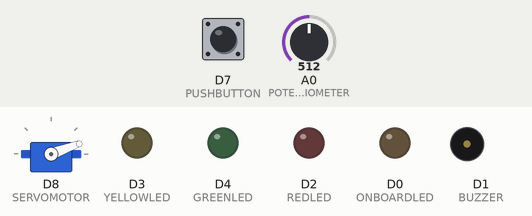
Simulated run of this sketch. Board: ESP8266 (NodeMCU). On the bench: servo, output pins drawn as LEDs (lit = HIGH), buzzer (waves = sounding). Dashed ring = blinking. The inputs (shaded band) are chosen by the test bench; at power-on: A0 (POTENTIOMETER) = 512, D7 (PUSHBUTTON) HIGH. What the sketch prints to the serial monitor is not drawn.

Above: at 1.6 s.
1.7 s: A0 (POTENTIOMETER) set to 306
At 2.8 s:
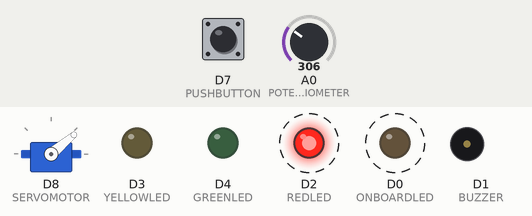
5.2 s: A0 (POTENTIOMETER) set to 122
At 5.58 s:
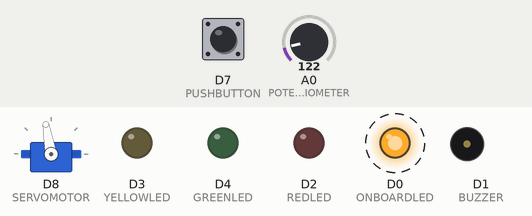
8.7 s: D7 (PUSHBUTTON) pulled LOW for 3.2 s
13.4 s: A0 (POTENTIOMETER) set to 0
At 14.02 s:
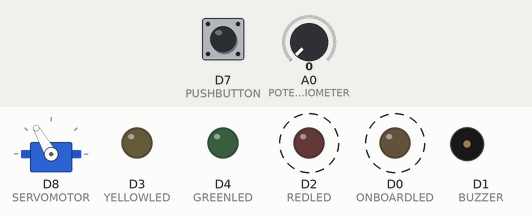
16.9 s: D7 (PUSHBUTTON) pulled LOW for 0.65 s
At 17.69 s:
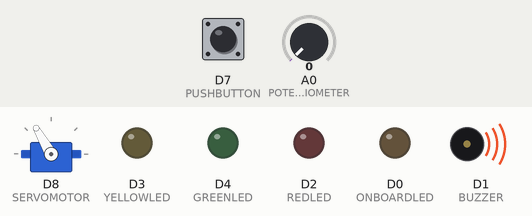
20.4 s: D7 (PUSHBUTTON) pulled LOW for 1 s
At 21.53 s:
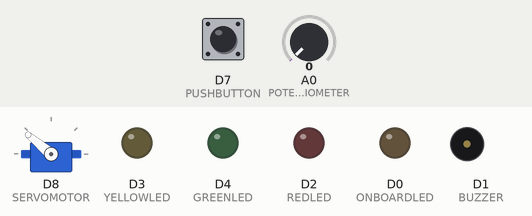
Timing chart, 0 to 27.3 s (numbered marks = the images above; inputs shaded):
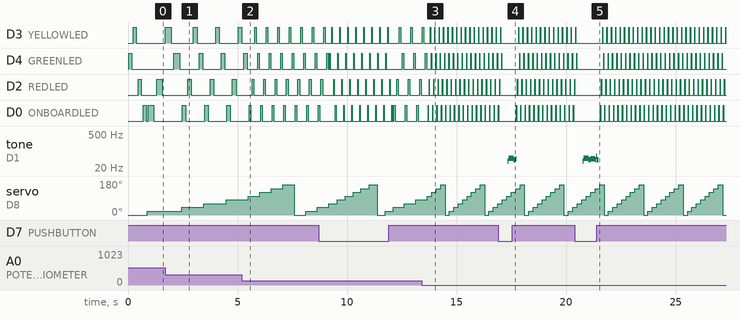

The sketch:

phase3.ino
```cpp
#include <ESP8266WiFi.h>
#include <Servo.h>

Servo myservo;  // create servo object to control a servo


#define ONBOARDLED D0
#define REDLED D2
#define YELLOWLED D3
#define GREENLED D4
#define PUSHBUTTON D7
#define BUZZER D1
#define SERVOMOTOR D8

#define POTENTIOMETER A0 // read from A0

int delay_on = 10;
int delay_off = 10;
int angle = 0;

bool resetPressed = false;  // Button
bool step1 = false;

unsigned int pot_value = 2000;

long num = 0;

void setup()
{
  Serial.begin(115200);

  pinMode(ONBOARDLED, OUTPUT);
  pinMode(REDLED, OUTPUT);
  pinMode(YELLOWLED, OUTPUT);
  pinMode(GREENLED, OUTPUT);
  pinMode(PUSHBUTTON, INPUT_PULLUP);
  pinMode(BUZZER, OUTPUT);
  myservo.attach(SERVOMOTOR);

  myservo.write(angle);
}

void blink(int pin_number, int on, int off)
{
  digitalWrite(pin_number, HIGH);
  delay(on);
  digitalWrite(pin_number, LOW);
  delay(off);
}

void loop()
{
  pot_value = analogRead(POTENTIOMETER);
  // test LED flashes
  delay_on = 10 + pot_value / 2;
  delay_off = 10 + pot_value / 6;

  Serial.print("Potentiometer value : ");
  Serial.print(pot_value);
  Serial.print(" -- Pushbutton value : ");

  if(resetPressed) {
    blink(BUZZER, 20, 10);
    blink(ONBOARDLED, delay_on, delay_off);
    blink(BUZZER, 20, 10);
    blink(REDLED, delay_on, delay_off);
    blink(BUZZER, 20, 10);
    blink(YELLOWLED, delay_on, delay_off);
    blink(BUZZER, 20, 10);
    blink(GREENLED, delay_on, delay_off);
  } else {
    blink(BUZZER, 10, 5);
    blink(BUZZER, 10, 5);
    blink(GREENLED, delay_on/2, delay_off/2);
    blink(BUZZER, 20, 5);
    blink(BUZZER, 10, 5);
    blink(YELLOWLED, delay_on/2, delay_off/2);
    blink(BUZZER, 20, 5);
    blink(BUZZER, 10, 5);
    blink(REDLED, delay_on/2, delay_off/2);
    blink(BUZZER, 20, 5);
    blink(BUZZER, 10, 5);
    blink(ONBOARDLED, delay_on/2, delay_off/2);
    blink(BUZZER, 10, 5);
  }

  myservo.write((angle += 20) % 180);


  if(digitalRead(PUSHBUTTON))
    Serial.println(++num);
  else
    Serial.println(--num);


  if (digitalRead(PUSHBUTTON) && !resetPressed) {
    Serial.print("Potentiometer Reading : ");
    Serial.println(analogRead(POTENTIOMETER));
    resetPressed = true;


  }

  if (!digitalRead(PUSHBUTTON) && resetPressed) {
    resetPressed = false;
  }

}
```

Measured:
- after the input at 1.7 s, D2 (REDLED): alternates HIGH for 0.16 s and LOW for 0.85 s, starting after 1.0 s; D0 (ONBOARDLED): alternates HIGH for 0.16 s and LOW for 0.85 s, starting after 0.94 s
- after the input at 5.2 s, D3 (YELLOWLED): alternates HIGH for 0.07 s and LOW for 0.45 s, starting after 0.59 s; D2 (REDLED): alternates HIGH for 0.07 s and LOW for 0.45 s, starting after 0.46 s; D0 (ONBOARDLED): alternates HIGH for 0.07 s and LOW for 0.45 s, starting after 0.40 s
- after the input at 13.4 s, D2 (REDLED): alternates HIGH for 0.01 s and LOW for 0.19 s, starting after 0.35 s; D0 (ONBOARDLED): alternates HIGH for 0.01 s and LOW for 0.19 s, starting after 0.31 s
- after the input at 16.9 s, tone on D1 (BUZZER): plays 38 Hz for 0.04 s, 50 Hz for 0.24 s, 43 Hz for 0.08 s, 48 Hz for 0.04 s, starting after 0.44 s
- after the input at 20.4 s, tone on D1 (BUZZER): plays 38 Hz for 0.04 s, 50 Hz for 0.24 s, 43 Hz for 0.08 s, 49 Hz for 0.20 s, 43 Hz for 0.04 s, 60 Hz for 0.04 s … (7 notes in this stretch), starting after 0.37 s
- by itself, D3 (YELLOWLED): repeats every 1.0 s: HIGH 0.16 s, LOW 0.85 s
- by itself, servo on D8 (SERVOMOTOR): repeats every 1.8 s: 80° 0.20 s, 100° 0.21 s, 120° 0.21 s, 140° 0.21 s, 160° 0.20 s, 0° 0.20 s, 20° 0.20 s, 40° 0.20 s, 60° 0.20 s
